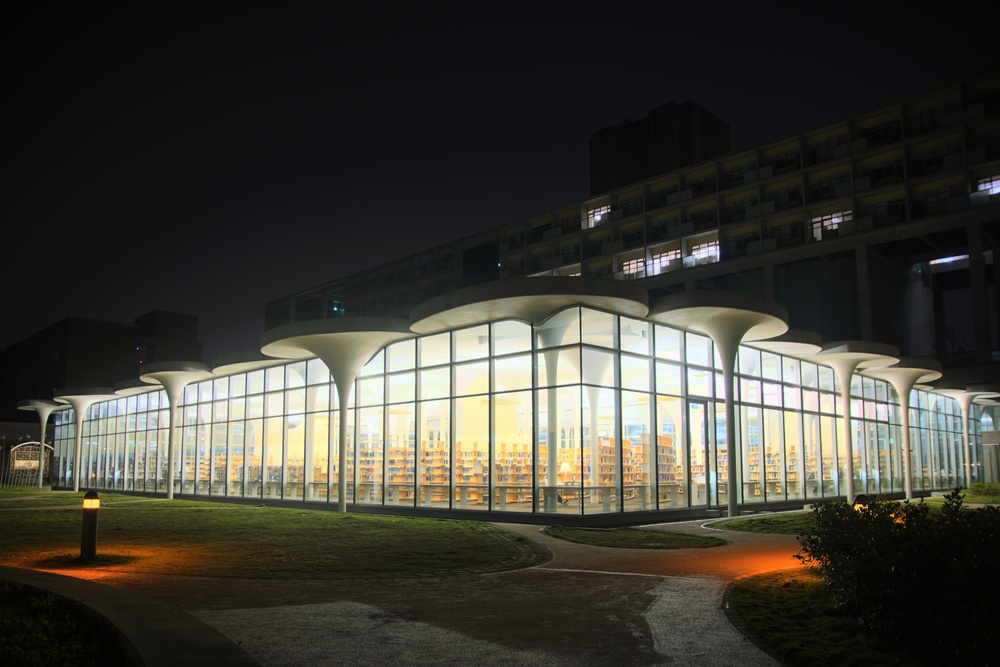
//> input picture project1_tonemap/output/library.hdr.jpg, 1000 x 667 px, shrunk from 4240 x 2830 before the run; its folder holds only this picture in this run
$ ./tonemap output/library.hdr.jpg   (built with g++ and OpenCV 4)
//> lines starting //> are read from the running program, lines starting //| are printed output that depends on the picture
#include <opencv2/core/core.hpp>
#include <opencv2/highgui/highgui.hpp>
#include <iostream>
#include <string>
#include <cmath>
#include <cstdio>

using namespace std;
using namespace cv;

const float PI = 3.1415927;
float Lw = 4000.0;
float EPSILON = 0.01;
float PHI = 8.0;
float A = 0.2;
float ALPHA = 0.35;
float GAMMA = 1;

// [72 lines left out: functions createFilter, findMaxArea, not called in this run]


int main(int argc, char** argv) {

    if( argc != 2){
        cout <<" Usage: tonemap hdr_file_path" << endl;
        return -1;
    }

    Mat radianceMap;
    radianceMap = imread(argv[1],CV_LOAD_IMAGE_UNCHANGED);
//> radianceMap is the input picture: 667 rows x 1000 cols, CV_8UC3; mean B, G, R 53.6, 61.4, 63.3
    string filename;
    char *ptr = strtok(argv[1], "/"); // split source string with delimiter, and return the first sub-string to *ptr
//> ptr = "output"
    while (ptr != NULL) {
        filename = string(ptr);
        ptr = strtok(NULL, "/"); // with the first argument of strtok() being NULL,it would continue on splitting the remaining source string from previous strtok
    }
//> this loop made 2 passes
//> filename on pass 1: "output"

    Size s = radianceMap.size();
//> s = Size(1000, 667)
    int width = s.width;
//> width = 1000
    int height = s.height;
//> height = 667

    if(!radianceMap.data){
        cout <<  "Could not open or find the image" << endl ;
        return -1;
    }

    Mat luminanceMap = Mat(height,width,CV_32F);

    cout << "height= " << height << ", width= " << width << endl;
//| height= 667, width= 1000

    float minLum = 0.2126f * radianceMap.ptr<float>(0)[2] + 0.7152f * radianceMap.ptr<float>(0)[1] + 0.0722f * radianceMap.ptr<float>(0)[0];
//> minLum = 1.55e-36
    // Set all other values to zero
    float maxLum = 0;
    float avgLum = 0;
    float logAvgLum = 0;
    int numNotNaNPx = 0;    // number of pixels that are not NaN
    int numLogPx = 0; // number of non-zero pixels

    // For all pixels
    for (int i=0; i<height; i++){
        // Pointer to the ith row of the luminance map
        float* p = luminanceMap.ptr<float>(i);
        // Pointer to the ith row of the radiance map
        float* e = radianceMap.ptr<float>(i);
        for (int j=0; j<width; j++){
            // Compute luminance value
            p[j] = 0.1126f * e[3*j+2] + 0.7152f * e[3*j+1] + 0.1722f * e[3*j+0];
            if (p[j] > maxLum)
                maxLum = p[j];
            if (p[j] < minLum)
                minLum = p[j];
            // Compute average luminance avoiding NaN values
            if (cvIsNaN(p[j]) == 0){
                avgLum += (long double)p[j];
                numNotNaNPx++;
            }

            // Compute log average for non-zero pixels
            if (p[j] > 0){
                logAvgLum += log(p[j]);
                numLogPx++;
            }
        }
    }
//> this loop made 667 passes
//> (maxLum, avgLum, numNotNaNPx, logAvgLum, numLogPx) on passes 1 to 3: (4.79e-30, 3.67e-28, 1000, -73215.6, 1000), (4.79e-30, 7.47e-28, 2000, -146404.1, 2000), (4.79e-30, 1.15e-27, 3000, -219564.1, 3000)
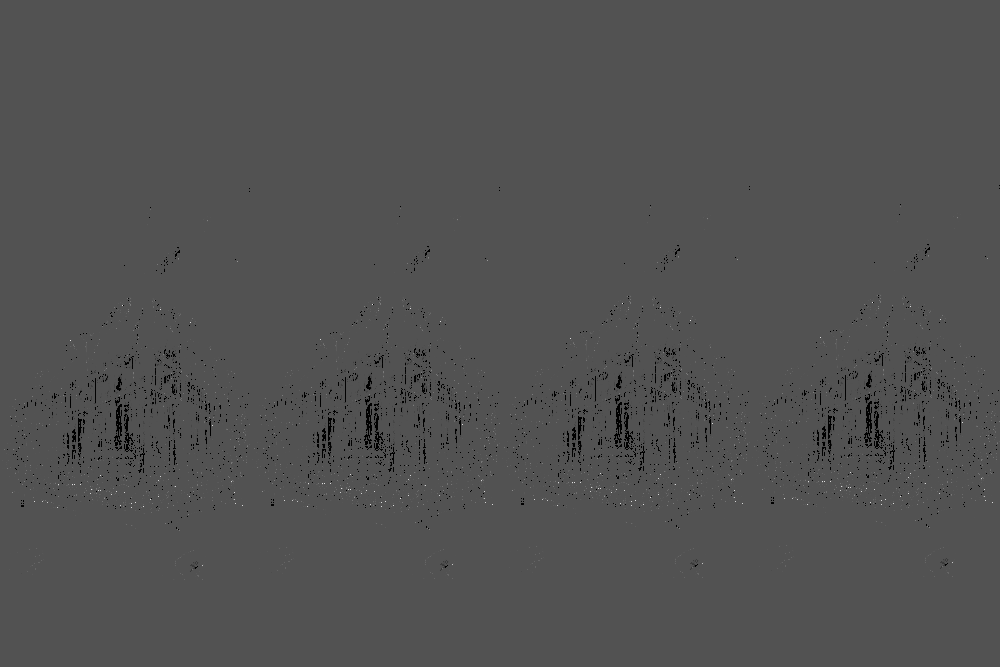
//> luminanceMap: 667 rows x 1000 cols, CV_32FC1; 1.03% of the values are NaN or infinite; the others: min -1.26e+38, max 2.61e+38, mean nan; drawn with min black, max white, NaN and infinite black
//> after the loop, maxLum = 2.61e+38; minLum = -1.26e+38; avgLum = inf; numNotNaNPx = 660140; logAvgLum = -21731170; numLogPx = 565600
    avgLum /= double(numNotNaNPx);
    logAvgLum = exp(logAvgLum/(long double)numLogPx);
//> logAvgLum = 2.06e-17
    printf("alpha: %f, logAvgLum: %f\n",A, logAvgLum);
//| alpha: 0.200000, logAvgLum: 0.000000
    printf("max: %f, min: %f\n",maxLum, minLum);
//| max: 261109372560796058413383793619266174976.000000, min: -125547070902509251863206652176997810176.000000

    Mat radianceMap8U = Mat(height,width,CV_8UC3);
    radianceMap.convertTo(radianceMap8U, CV_8UC3,255,0);
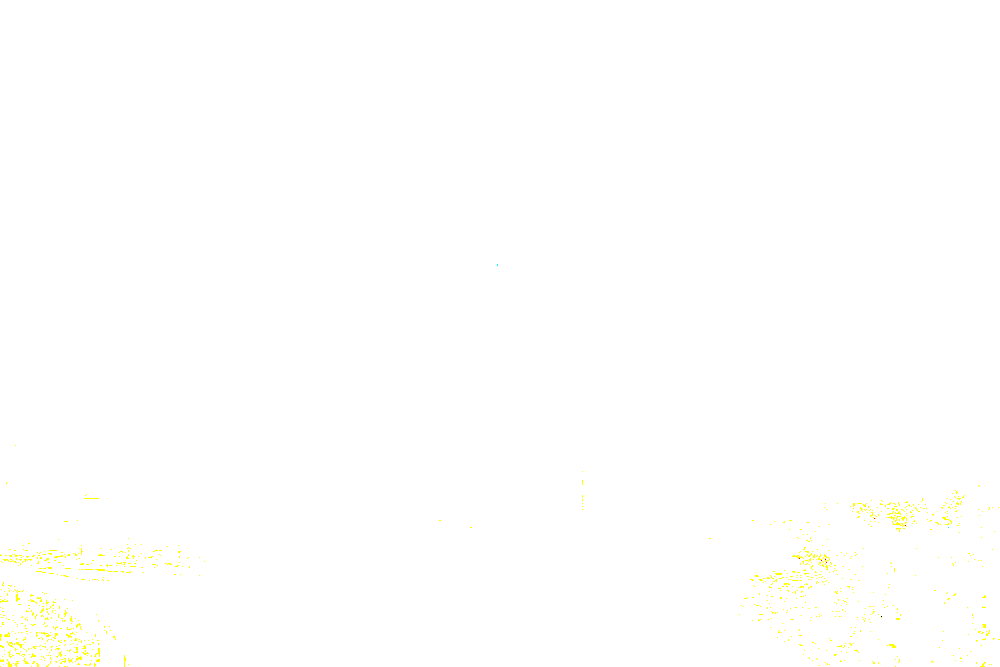
//> radianceMap8U: 667 rows x 1000 cols, CV_8UC3; mean B, G, R 254, 255, 255

    //Caculating Lm

    Mat Lm = Mat(height,width,CV_32F);
    for (int i=0; i<height; i++){
        // Pointer to the ith row of the luminance map
        float* p = luminanceMap.ptr<float>(i);
        // Pointer to the ith row of Lm
        float* e = Lm.ptr<float>(i);
        for (int j=0; j<width; j++)
            e[j] = (A/logAvgLum)*p[j];
    }
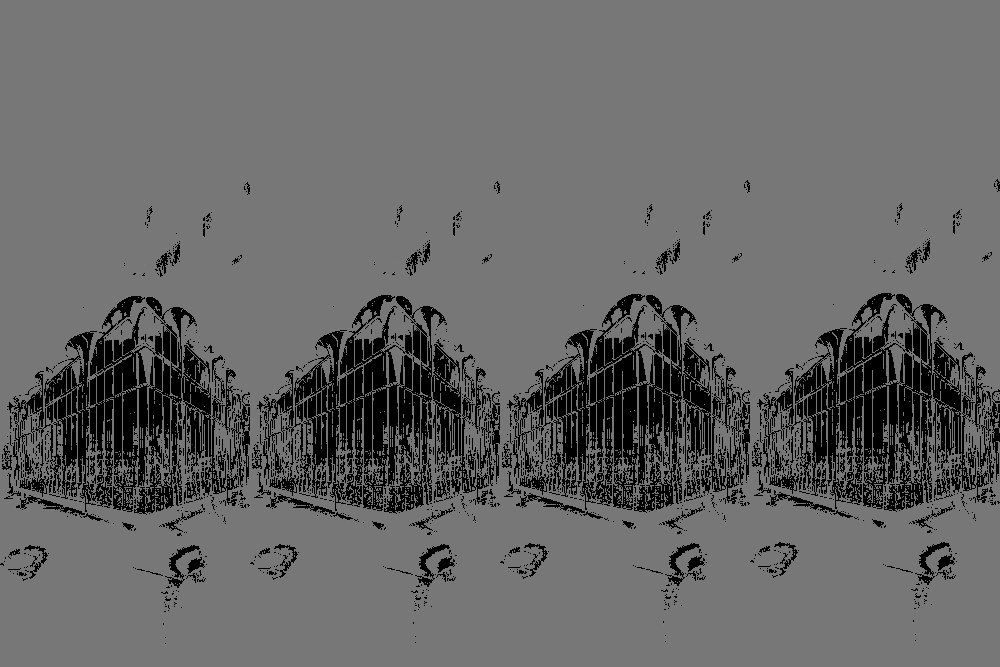
//> Lm: 667 rows x 1000 cols, CV_32FC1; 13.94% of the values are NaN or infinite; the others: min -2.93e+38, max 3.34e+38, mean nan; drawn with min black, max white, NaN and infinite black

    //Caculating Ld
    Mat Ld = Mat(height,width,CV_32F);
    // Lw value
    for (int i=0; i<height; i++){
        // Pointer to the ith row of the luminance map
        float* p = Lm.ptr<float>(i);
        // Pointer to the ith row of Lm
        float* e = Ld.ptr<float>(i);
        for (int j=0; j<width; j++)
            e[j] = p[j]*(1+p[j]/(Lw*Lw))/(1+p[j]);
    }
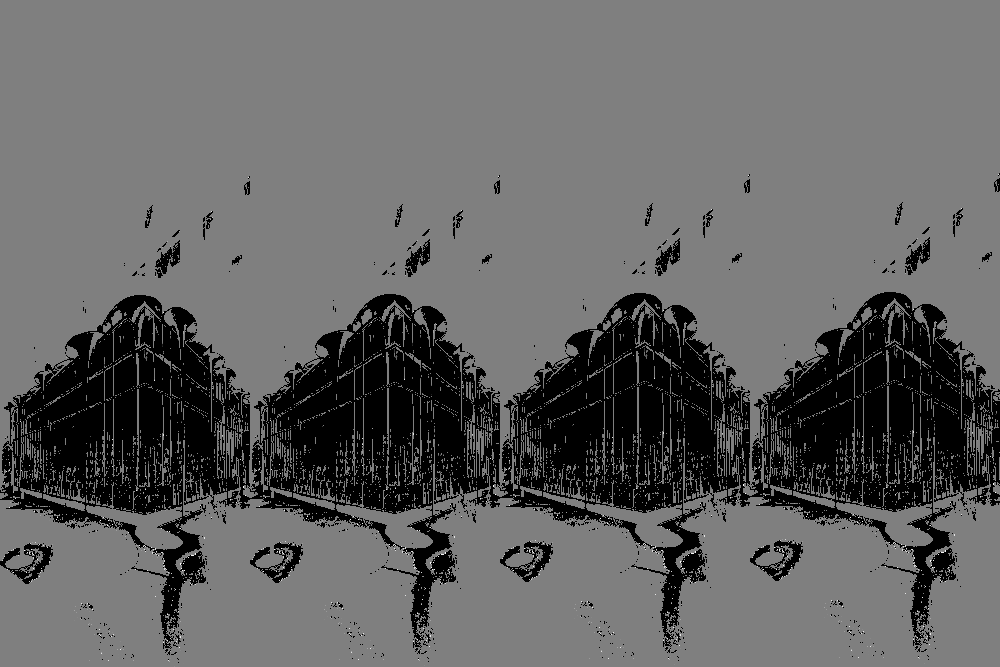
//> Ld: 667 rows x 1000 cols, CV_32FC1; 22.74% of the values are NaN or infinite; the others: min -4.57e+15, max 4.59e+15, mean 4e+12; drawn with min black, max white, NaN and infinite black

    Mat color = Mat(height,width,CV_32FC3);
    for (int i=0; i<height; i++){
        float* p = Ld.ptr<float>(i);
        float* e = radianceMap.ptr<float>(i);
        float* l = luminanceMap.ptr<float>(i);
        for (int j=0; j<width; j++){
            for(int c=0;c<3;c++)
                color.at<Vec3f>(i,j)[c] = e[3*j+c]*p[j]/l[j];
        }
    }
//> color: 667 rows x 1000 cols, CV_32FC3; 22.97% of the values are NaN or infinite; the others: min -2.04e+16, max 3.57e+16, mean 9.61e+12

    Mat color8U = Mat(height,width,CV_8UC3);
    color.convertTo(color8U, CV_8UC3,255,0);
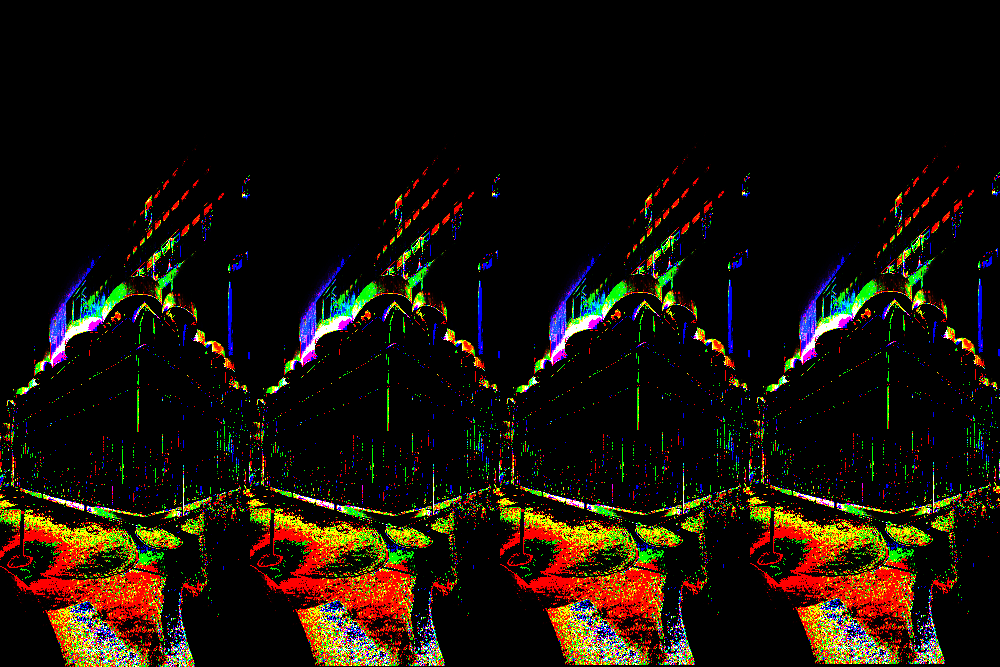
//> color8U: 667 rows x 1000 cols, CV_8UC3; mean B, G, R 8.6, 17.6, 25

    Mat display = Mat(height,width,CV_32FC3);
    for (int i=0; i<height; i++){
        float* p = Ld.ptr<float>(i);
        float* e = radianceMap.ptr<float>(i);
        float* l = luminanceMap.ptr<float>(i);
        float* d = display.ptr<float>(i);
        for (int j=0; j<width; j++){
            display.at<Vec3f>(i,j)[0] = p[j]*pow(e[3*j+0]/l[j],GAMMA); //b
            display.at<Vec3f>(i,j)[1] = p[j]*pow(e[3*j+1]/l[j],GAMMA); //g
            display.at<Vec3f>(i,j)[2] = p[j]*pow(e[3*j+2]/l[j],GAMMA); //r
        }
    }

    Mat display8U = Mat(height,width,CV_8UC3);
    display.convertTo(display8U, CV_8UC3,255,0);
    // sprintf(condition,"output-%s.jpg",condition);
    char condition[50];

    sprintf(condition,"output/%s.jpg",filename.c_str());
//> condition = "output/library.hdr.jpg.jpg"
    printf("%s\n", condition);
//| output/library.hdr.jpg.jpg
    imwrite(condition , display8U );

    return 0;
}
